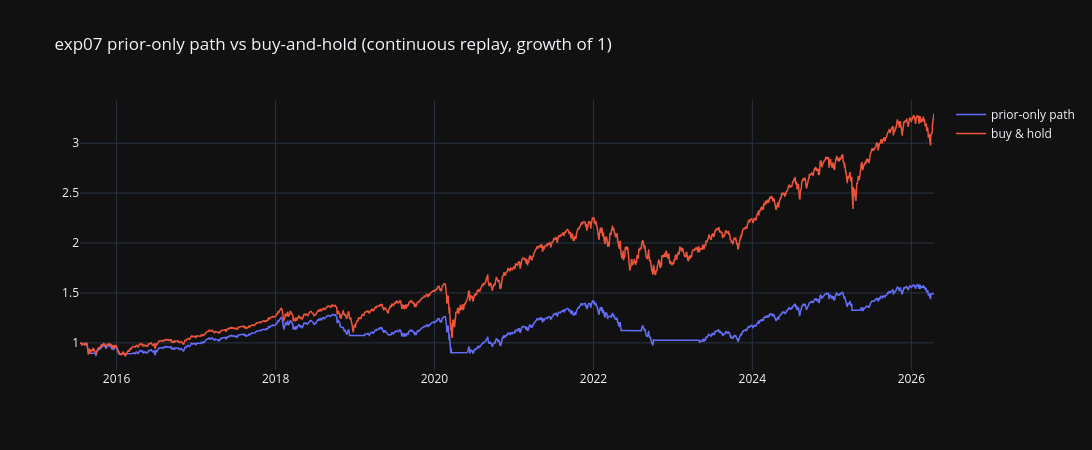

Notebook code for this chart:
### Code cell
# CREATE A FIGURE OF THE PRIOR-ONLY PATH vs BUY AND HOLD (GROWTH OF 1)
path_equity_pdf, buy_hold_equity_pdf = prior_dict["simulation_dict"]["daily_equity_pdf"], prior_dict["buy_hold_dict"]["daily_equity_pdf"]
fig = go.Figure()
fig.add_trace(go.Scatter(x=path_equity_pdf["date"], y=path_equity_pdf["equity"] / config.INITIAL_CAPITAL, name="prior-only path", line={"width": 1.5}))
fig.add_trace(go.Scatter(x=buy_hold_equity_pdf["date"], y=buy_hold_equity_pdf["equity"] / config.INITIAL_CAPITAL, name="buy & hold", line={"width": 1.5}))
fig.update_layout(template="plotly_dark", width=1100, height=450, title="exp07 prior-only path vs buy-and-hold (continuous replay, growth of 1)")
fig.show()

### Figure 1 — Plotly figure (JSON) as saved in the notebook; plotly's stock layout.template omitted (floating-point values rounded to 4 significant figures; data arrays with more than 128 entries replaced by an {"elided": "..."} marker saying what was removed)
{"data": [{"line": {"width": 1.5}, "name": "prior-only path", "type": "scatter", "x": {"elided": "2702 str values"}, "y": {"elided": "2702 float values"}}, {"line": {"width": 1.5}, "name": "buy & hold", "type": "scatter", "x": {"elided": "2702 str values"}, "y": {"elided": "2702 float values"}}], "layout": {"height": 450, "title": {"text": "exp07 prior-only path vs buy-and-hold (continuous replay, growth of 1)"}, "width": 1100}}
